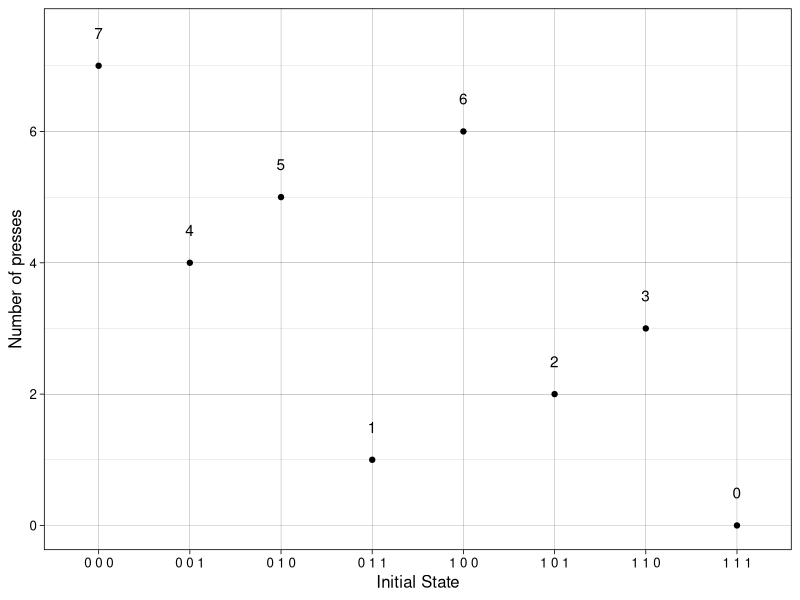

Here is the R script that generated this plot:
## ---- chunk 1
knitr::opts_chunk$set(echo = TRUE)
## ---- chunk 2
library(dplyr)
library(combinat)
library(purrr)
library(ggplot2)

# create a vector to store the status of each device (muted = 0, unmuted = 1)
devices <- c(1, 0, 1) # start from any state

# create a function to check if all devices are unmuted
check_sound <- function(devices) {
    sum(devices) == 3
}
## ---- chunk 3
# Function to count the button presses for the remotes to achieve state {1, 1, 1} from any initial state. 
# The function takes a vector of 3 binary values indicating whether each device is muted (0) or unmuted (1).

counter <- function(initial_state){
   
   if(length(initial_state) != 3){
      stop("The function works for only 3 states at the moment.")
   }
   
   devices <- initial_state 

   count <- 0 # initialize a counter for the number of presses

    # first check if all unmuted
    if (check_sound(devices)) {
       out <- count
       }
   
   # create look out frame for indices to be changed
   g <- expand.grid(1:3, 1:3) %>% 
         mutate(Var3 = (Var1 == Var2), add = Var1+Var2) %>% 
      group_by(add, Var3) %>% 
      slice_sample() %>% 
      arrange(desc(Var3))

   # this is steps 1 and 2 above
    for (i in 1:nrow(g)) {
       # checks  
       indices <- g[i,]
       devices[c(indices$Var1, indices$Var2)] <- 1 - devices[c(indices$Var1, indices$Var2)] # change 1 or 2 remotes. 
    
         if (check_sound(devices)) {
             out <- count + 1
            } else {
               count = count + 1
               devices[c(indices$Var1, indices$Var2)] <- 1 - devices[c(indices$Var1, indices$Var2)] # revert to initial state
               }
    }
      
   # check if changing all fixed the problem - this is step 3 above
   devices[c(1, 2, 3)] <- 1 - devices[c(1, 2, 3)]
   count <- count + 1 # add 1 count
    
    if (check_sound(devices)) {
        out <- count
    }

    output <- data.frame(initial_state = paste(initial_state, collapse = " "), 
                         count = out)
    
   return(output)
}
## ---- chunk 4
counter(c(0, 0, 1))$count
## ---- chunk 5
# all possible states
states <- list(c(0, 0, 0), c(1, 1, 1), 
               c(1, 0, 0), c(0, 1, 0), c(0, 0, 1),
               c(1, 1, 0), c(1, 0, 1), c(0, 1, 1)) 

res <- map_dfr(states, counter)

ggplot(res) +
   geom_point(aes(x = initial_state, y = count)) +
   geom_text(aes(x = initial_state, y = count + 0.5, label = count)) +
   labs(x = "Initial State", y = "Number of presses") +
   theme_linedraw(12)
